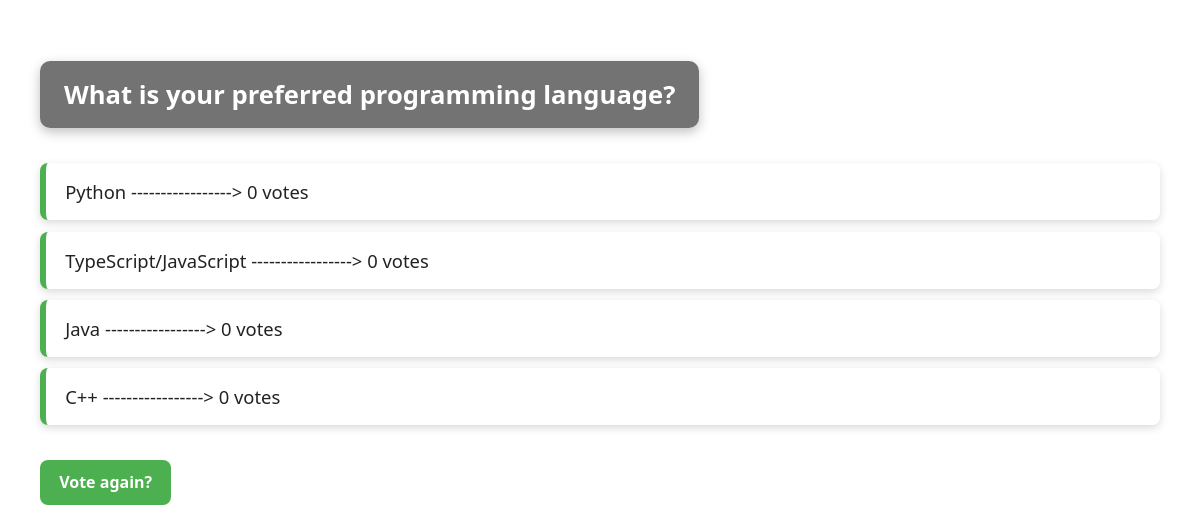
The page /polls/4/results/ on the database as committed earlier.
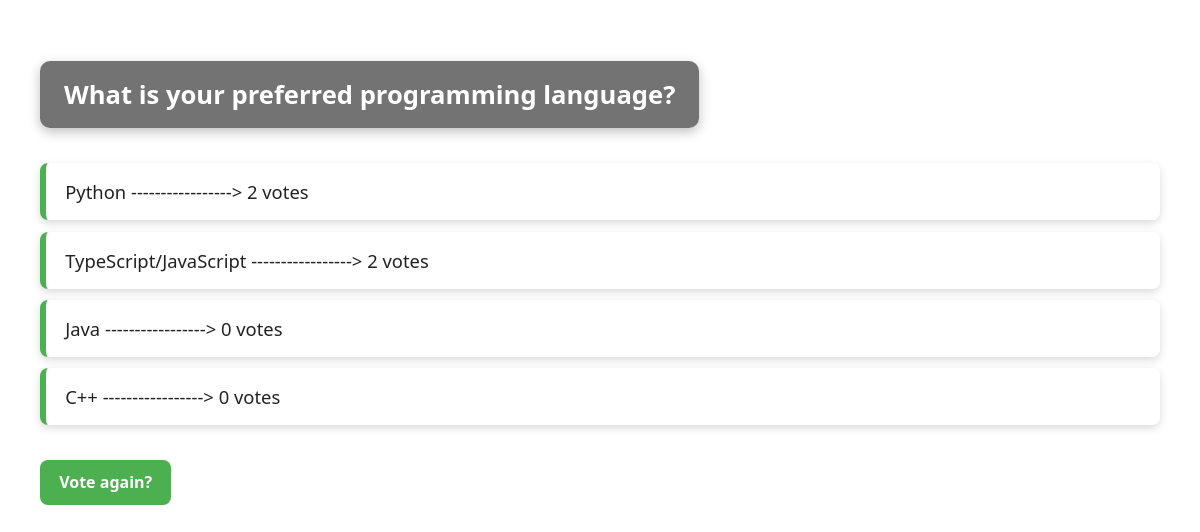
The same page on the database as committed later.
### polls/models.py (models this page shows, shortened)
class Choice(models.Model):
    question = models.ForeignKey(Question, on_delete=models.CASCADE)
    choice_text = models.CharField(max_length=200)
    votes = models.IntegerField(default=0)

### polls/views.py (the view)
# urls.py: path("<int:pk>/results/", views.ResultsView.as_view(), name="results"),
class ResultsView(generic.DetailView):
    model = Question
    template_name = "polls/results.html"

### polls/templates/polls/results.html (shortened to what this page needs)
{% load static %}
<!doctype html>
<html lang="en-US">
    <head>
        <link rel="stylesheet" href="{% static 'polls/style_results.css' %}" />
    </head>
    <body>
        <h2>{{ question.question_text }}</h2>
        <ul>
            {% for choice in question.choice_set.all %}
            <li>
                {{ choice.choice_text }} -----------------> {{ choice.votes }}
                vote{{ choice.votes|pluralize }}
            </li>
            {% endfor %}
        </ul>
        <a href="{% url 'polls:detail' question.id %}">Vote again?</a>
    </body>
</html>

Rows that differ between the two databases and show on the page:
changed Choice "Python": votes "0" → "2"
changed Choice "TypeScript/JavaScript": votes "0" → "2"
